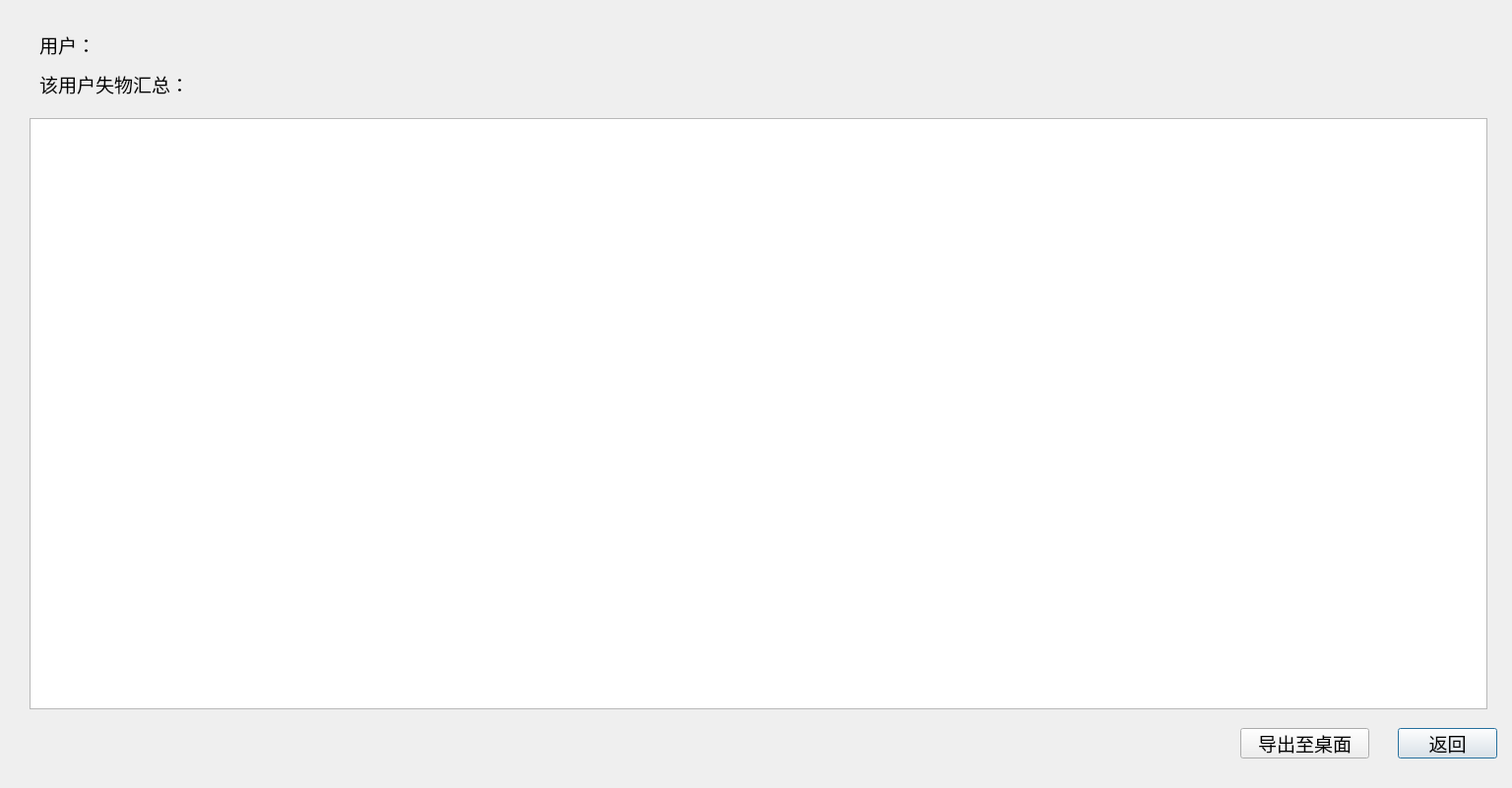
<?xml version="1.0" encoding="UTF-8"?>
<ui version="4.0">
 <class>RevokeLost</class>
 <widget class="QDialog" name="RevokeLost">
  <property name="geometry">
   <rect>
    <x>0</x>
    <y>0</y>
    <width>1536</width>
    <height>801</height>
   </rect>
  </property>
  <property name="windowTitle">
   <string>撤销</string>
  </property>
  <property name="windowIcon">
   <iconset>
    <normaloff>Image/guet.png</normaloff>Image/guet.png</iconset>
  </property>
  <widget class="QLabel" name="user">
   <property name="geometry">
    <rect>
     <x>40</x>
     <y>30</y>
     <width>861</width>
     <height>31</height>
    </rect>
   </property>
   <property name="font">
    <font>
     <pointsize>14</pointsize>
    </font>
   </property>
   <property name="text">
    <string>用户：</string>
   </property>
  </widget>
  <widget class="QTableWidget" name="tableWidget">
   <property name="geometry">
    <rect>
     <x>30</x>
     <y>120</y>
     <width>1481</width>
     <height>601</height>
    </rect>
   </property>
   <property name="font">
    <font>
     <pointsize>14</pointsize>
    </font>
   </property>
  </widget>
  <widget class="QLabel" name="label_2">
   <property name="geometry">
    <rect>
     <x>40</x>
     <y>70</y>
     <width>371</width>
     <height>31</height>
    </rect>
   </property>
   <property name="font">
    <font>
     <pointsize>14</pointsize>
    </font>
   </property>
   <property name="text">
    <string>该用户失物汇总：</string>
   </property>
  </widget>
  <widget class="QPushButton" name="exit">
   <property name="geometry">
    <rect>
     <x>1420</x>
     <y>740</y>
     <width>101</width>
     <height>31</height>
    </rect>
   </property>
   <property name="font">
    <font>
     <pointsize>14</pointsize>
    </font>
   </property>
   <property name="text">
    <string>返回</string>
   </property>
  </widget>
  <widget class="QPushButton" name="save">
   <property name="geometry">
    <rect>
     <x>1260</x>
     <y>740</y>
     <width>131</width>
     <height>31</height>
    </rect>
   </property>
   <property name="font">
    <font>
     <pointsize>14</pointsize>
    </font>
   </property>
   <property name="focusPolicy">
    <enum>Qt::NoFocus</enum>
   </property>
   <property name="text">
    <string>导出至桌面</string>
   </property>
  </widget>
 </widget>
 <resources/>
 <connections/>
</ui>
